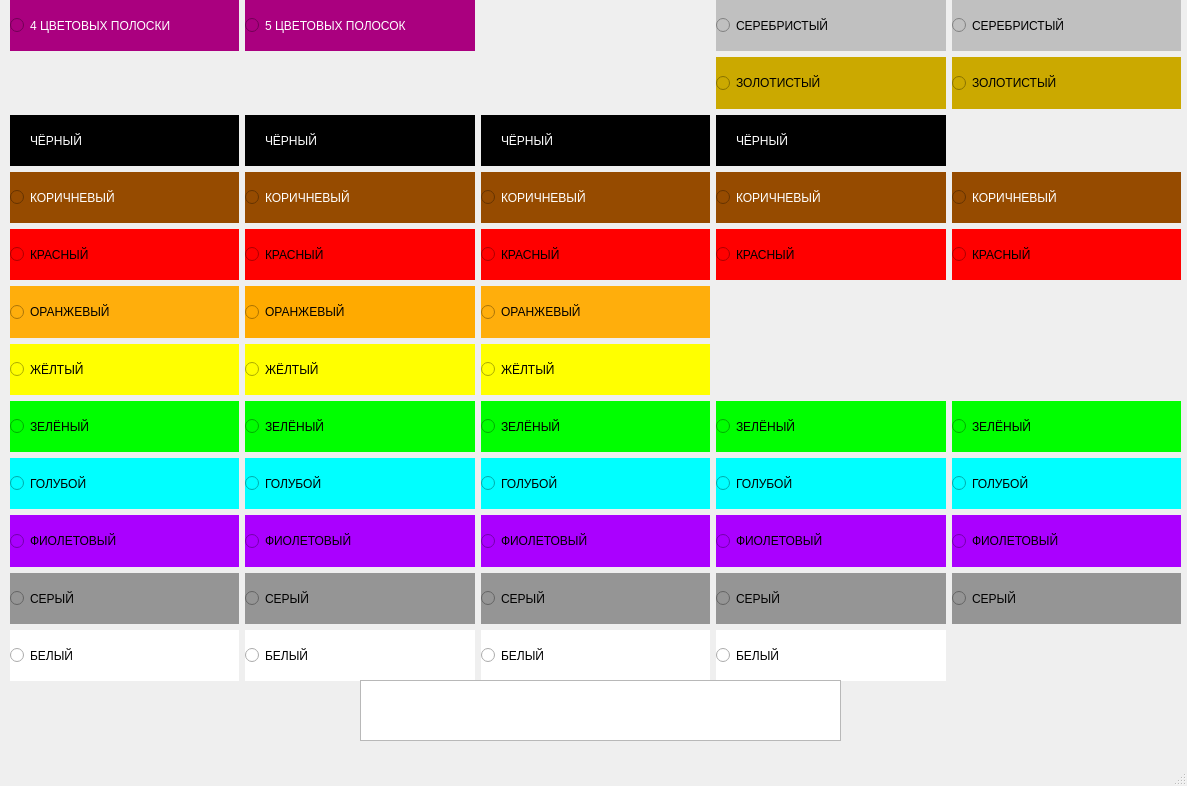
<?xml version="1.0" encoding="UTF-8"?>
<ui version="4.0">
 <class>MainWindow</class>
 <widget class="QMainWindow" name="MainWindow">
  <property name="geometry">
   <rect>
    <x>0</x>
    <y>0</y>
    <width>1187</width>
    <height>786</height>
   </rect>
  </property>
  <property name="windowTitle">
   <string>MainWindow</string>
  </property>
  <widget class="QWidget" name="centralwidget">
   <widget class="QWidget" name="gridLayoutWidget">
    <property name="geometry">
     <rect>
      <x>10</x>
      <y>0</y>
      <width>1171</width>
      <height>681</height>
     </rect>
    </property>
    <layout class="QGridLayout" name="gridLayout">
     <item row="6" column="0">
      <widget class="QRadioButton" name="radioButton_27">
       <property name="sizePolicy">
        <sizepolicy hsizetype="Expanding" vsizetype="Expanding">
         <horstretch>0</horstretch>
         <verstretch>0</verstretch>
        </sizepolicy>
       </property>
       <property name="styleSheet">
        <string notr="true">background-color: rgb(255, 0, 0);</string>
       </property>
       <property name="text">
        <string>КРАСНЫЙ</string>
       </property>
       <attribute name="buttonGroup">
        <string notr="true">buttonGroup</string>
       </attribute>
      </widget>
     </item>
     <item row="6" column="3">
      <widget class="QRadioButton" name="radioButton_25">
       <property name="sizePolicy">
        <sizepolicy hsizetype="Expanding" vsizetype="Expanding">
         <horstretch>0</horstretch>
         <verstretch>0</verstretch>
        </sizepolicy>
       </property>
       <property name="styleSheet">
        <string notr="true">background-color: rgb(255, 0, 0);</string>
       </property>
       <property name="text">
        <string>КРАСНЫЙ</string>
       </property>
       <attribute name="buttonGroup">
        <string notr="true">buttonGroup_4</string>
       </attribute>
      </widget>
     </item>
     <item row="5" column="4">
      <widget class="QRadioButton" name="radioButton_24">
       <property name="sizePolicy">
        <sizepolicy hsizetype="Expanding" vsizetype="Expanding">
         <horstretch>0</horstretch>
         <verstretch>0</verstretch>
        </sizepolicy>
       </property>
       <property name="styleSheet">
        <string notr="true">background-color: rgb(150, 75, 0);
color: rgb(255, 255, 255);</string>
       </property>
       <property name="text">
        <string>КОРИЧНЕВЫЙ</string>
       </property>
       <attribute name="buttonGroup">
        <string notr="true">buttonGroup_5</string>
       </attribute>
      </widget>
     </item>
     <item row="4" column="0">
      <widget class="QRadioButton" name="radioButton_16">
       <property name="sizePolicy">
        <sizepolicy hsizetype="Expanding" vsizetype="Expanding">
         <horstretch>0</horstretch>
         <verstretch>0</verstretch>
        </sizepolicy>
       </property>
       <property name="styleSheet">
        <string notr="true">background-color: rgb(0, 0, 0);
color: rgb(255, 255, 255);</string>
       </property>
       <property name="text">
        <string>ЧЁРНЫЙ</string>
       </property>
       <attribute name="buttonGroup">
        <string notr="true">buttonGroup</string>
       </attribute>
      </widget>
     </item>
     <item row="6" column="4">
      <widget class="QRadioButton" name="radioButton_26">
       <property name="sizePolicy">
        <sizepolicy hsizetype="Expanding" vsizetype="Expanding">
         <horstretch>0</horstretch>
         <verstretch>0</verstretch>
        </sizepolicy>
       </property>
       <property name="styleSheet">
        <string notr="true">background-color: rgb(255, 0, 0);</string>
       </property>
       <property name="text">
        <string>КРАСНЫЙ</string>
       </property>
       <attribute name="buttonGroup">
        <string notr="true">buttonGroup_5</string>
       </attribute>
      </widget>
     </item>
     <item row="4" column="3">
      <widget class="QRadioButton" name="radioButton_20">
       <property name="sizePolicy">
        <sizepolicy hsizetype="Expanding" vsizetype="Expanding">
         <horstretch>0</horstretch>
         <verstretch>0</verstretch>
        </sizepolicy>
       </property>
       <property name="styleSheet">
        <string notr="true">background-color: rgb(0, 0, 0);
color: rgb(255, 255, 255);</string>
       </property>
       <property name="text">
        <string>ЧЁРНЫЙ</string>
       </property>
       <attribute name="buttonGroup">
        <string notr="true">buttonGroup_4</string>
       </attribute>
      </widget>
     </item>
     <item row="4" column="2">
      <widget class="QRadioButton" name="radioButton_19">
       <property name="sizePolicy">
        <sizepolicy hsizetype="Expanding" vsizetype="Expanding">
         <horstretch>0</horstretch>
         <verstretch>0</verstretch>
        </sizepolicy>
       </property>
       <property name="styleSheet">
        <string notr="true">background-color: rgb(0, 0, 0);
color: rgb(255, 255, 255);</string>
       </property>
       <property name="text">
        <string>ЧЁРНЫЙ</string>
       </property>
       <attribute name="buttonGroup">
        <string notr="true">buttonGroup_3</string>
       </attribute>
      </widget>
     </item>
     <item row="3" column="4">
      <widget class="QRadioButton" name="radioButton_18">
       <property name="sizePolicy">
        <sizepolicy hsizetype="Expanding" vsizetype="Expanding">
         <horstretch>0</horstretch>
         <verstretch>0</verstretch>
        </sizepolicy>
       </property>
       <property name="styleSheet">
        <string notr="true">background-color: rgb(203, 169, 0);</string>
       </property>
       <property name="text">
        <string>ЗОЛОТИСТЫЙ</string>
       </property>
       <attribute name="buttonGroup">
        <string notr="true">buttonGroup_5</string>
       </attribute>
      </widget>
     </item>
     <item row="1" column="4">
      <widget class="QRadioButton" name="radioButton_17">
       <property name="sizePolicy">
        <sizepolicy hsizetype="Expanding" vsizetype="Expanding">
         <horstretch>0</horstretch>
         <verstretch>0</verstretch>
        </sizepolicy>
       </property>
       <property name="styleSheet">
        <string notr="true">background-color: rgb(192, 192, 192);</string>
       </property>
       <property name="text">
        <string>СЕРЕБРИСТЫЙ</string>
       </property>
       <attribute name="buttonGroup">
        <string notr="true">buttonGroup_5</string>
       </attribute>
      </widget>
     </item>
     <item row="12" column="3">
      <widget class="QRadioButton" name="radioButton_45">
       <property name="sizePolicy">
        <sizepolicy hsizetype="Expanding" vsizetype="Expanding">
         <horstretch>0</horstretch>
         <verstretch>0</verstretch>
        </sizepolicy>
       </property>
       <property name="styleSheet">
        <string notr="true">background-color: rgb(149, 149, 149);</string>
       </property>
       <property name="text">
        <string>СЕРЫЙ</string>
       </property>
       <attribute name="buttonGroup">
        <string notr="true">buttonGroup_4</string>
       </attribute>
      </widget>
     </item>
     <item row="12" column="4">
      <widget class="QRadioButton" name="radioButton_46">
       <property name="sizePolicy">
        <sizepolicy hsizetype="Expanding" vsizetype="Expanding">
         <horstretch>0</horstretch>
         <verstretch>0</verstretch>
        </sizepolicy>
       </property>
       <property name="styleSheet">
        <string notr="true">background-color: rgb(149, 149, 149);</string>
       </property>
       <property name="text">
        <string>СЕРЫЙ</string>
       </property>
       <attribute name="buttonGroup">
        <string notr="true">buttonGroup_5</string>
       </attribute>
      </widget>
     </item>
     <item row="5" column="3">
      <widget class="QRadioButton" name="radioButton_23">
       <property name="sizePolicy">
        <sizepolicy hsizetype="Expanding" vsizetype="Expanding">
         <horstretch>0</horstretch>
         <verstretch>0</verstretch>
        </sizepolicy>
       </property>
       <property name="styleSheet">
        <string notr="true">background-color: rgb(150, 75, 0);
color: rgb(255, 255, 255);</string>
       </property>
       <property name="text">
        <string>КОРИЧНЕВЫЙ</string>
       </property>
       <attribute name="buttonGroup">
        <string notr="true">buttonGroup_4</string>
       </attribute>
      </widget>
     </item>
     <item row="3" column="3">
      <widget class="QRadioButton" name="radioButton_4">
       <property name="sizePolicy">
        <sizepolicy hsizetype="Expanding" vsizetype="Expanding">
         <horstretch>0</horstretch>
         <verstretch>0</verstretch>
        </sizepolicy>
       </property>
       <property name="styleSheet">
        <string notr="true">background-color: rgb(203, 169, 0);</string>
       </property>
       <property name="text">
        <string>ЗОЛОТИСТЫЙ</string>
       </property>
       <attribute name="buttonGroup">
        <string notr="true">buttonGroup_4</string>
       </attribute>
      </widget>
     </item>
     <item row="5" column="2">
      <widget class="QRadioButton" name="radioButton_21">
       <property name="sizePolicy">
        <sizepolicy hsizetype="Expanding" vsizetype="Expanding">
         <horstretch>0</horstretch>
         <verstretch>0</verstretch>
        </sizepolicy>
       </property>
       <property name="styleSheet">
        <string notr="true">background-color: rgb(150, 75, 0);
color: rgb(255, 255, 255);</string>
       </property>
       <property name="text">
        <string>КОРИЧНЕВЫЙ</string>
       </property>
       <attribute name="buttonGroup">
        <string notr="true">buttonGroup_3</string>
       </attribute>
      </widget>
     </item>
     <item row="1" column="3">
      <widget class="QRadioButton" name="radioButton_3">
       <property name="sizePolicy">
        <sizepolicy hsizetype="Expanding" vsizetype="Expanding">
         <horstretch>0</horstretch>
         <verstretch>0</verstretch>
        </sizepolicy>
       </property>
       <property name="styleSheet">
        <string notr="true">background-color: rgb(192, 192, 192);</string>
       </property>
       <property name="text">
        <string>СЕРЕБРИСТЫЙ</string>
       </property>
       <attribute name="buttonGroup">
        <string notr="true">buttonGroup_4</string>
       </attribute>
      </widget>
     </item>
     <item row="10" column="3">
      <widget class="QRadioButton" name="radioButton_38">
       <property name="sizePolicy">
        <sizepolicy hsizetype="Expanding" vsizetype="Expanding">
         <horstretch>0</horstretch>
         <verstretch>0</verstretch>
        </sizepolicy>
       </property>
       <property name="styleSheet">
        <string notr="true">background-color: rgb(0, 255, 255);</string>
       </property>
       <property name="text">
        <string>ГОЛУБОЙ</string>
       </property>
       <attribute name="buttonGroup">
        <string notr="true">buttonGroup_4</string>
       </attribute>
      </widget>
     </item>
     <item row="12" column="2">
      <widget class="QRadioButton" name="radioButton_44">
       <property name="sizePolicy">
        <sizepolicy hsizetype="Expanding" vsizetype="Expanding">
         <horstretch>0</horstretch>
         <verstretch>0</verstretch>
        </sizepolicy>
       </property>
       <property name="styleSheet">
        <string notr="true">background-color: rgb(149, 149, 149);</string>
       </property>
       <property name="text">
        <string>СЕРЫЙ</string>
       </property>
       <attribute name="buttonGroup">
        <string notr="true">buttonGroup_3</string>
       </attribute>
      </widget>
     </item>
     <item row="11" column="1">
      <widget class="QRadioButton" name="radioButton_7">
       <property name="sizePolicy">
        <sizepolicy hsizetype="Expanding" vsizetype="Expanding">
         <horstretch>0</horstretch>
         <verstretch>0</verstretch>
        </sizepolicy>
       </property>
       <property name="styleSheet">
        <string notr="true">background-color: rgb(170, 0, 255);</string>
       </property>
       <property name="text">
        <string>ФИОЛЕТОВЫЙ</string>
       </property>
       <attribute name="buttonGroup">
        <string notr="true">buttonGroup_2</string>
       </attribute>
      </widget>
     </item>
     <item row="12" column="1">
      <widget class="QRadioButton" name="radioButton_8">
       <property name="sizePolicy">
        <sizepolicy hsizetype="Expanding" vsizetype="Expanding">
         <horstretch>0</horstretch>
         <verstretch>0</verstretch>
        </sizepolicy>
       </property>
       <property name="styleSheet">
        <string notr="true">background-color: rgb(149, 149, 149);</string>
       </property>
       <property name="text">
        <string>СЕРЫЙ</string>
       </property>
       <attribute name="buttonGroup">
        <string notr="true">buttonGroup_2</string>
       </attribute>
      </widget>
     </item>
     <item row="8" column="1">
      <widget class="QRadioButton" name="radioButton_10">
       <property name="sizePolicy">
        <sizepolicy hsizetype="Expanding" vsizetype="Expanding">
         <horstretch>0</horstretch>
         <verstretch>0</verstretch>
        </sizepolicy>
       </property>
       <property name="styleSheet">
        <string notr="true">background-color: rgb(255, 255, 0);</string>
       </property>
       <property name="text">
        <string>ЖЁЛТЫЙ</string>
       </property>
       <attribute name="buttonGroup">
        <string notr="true">buttonGroup_2</string>
       </attribute>
      </widget>
     </item>
     <item row="4" column="1">
      <widget class="QRadioButton" name="radioButton_11">
       <property name="sizePolicy">
        <sizepolicy hsizetype="Expanding" vsizetype="Expanding">
         <horstretch>0</horstretch>
         <verstretch>0</verstretch>
        </sizepolicy>
       </property>
       <property name="styleSheet">
        <string notr="true">background-color: rgb(0, 0, 0);
color: rgb(255, 255, 255);</string>
       </property>
       <property name="text">
        <string>ЧЁРНЫЙ</string>
       </property>
       <attribute name="buttonGroup">
        <string notr="true">buttonGroup_2</string>
       </attribute>
      </widget>
     </item>
     <item row="7" column="1">
      <widget class="QRadioButton" name="radioButton_12">
       <property name="sizePolicy">
        <sizepolicy hsizetype="Expanding" vsizetype="Expanding">
         <horstretch>0</horstretch>
         <verstretch>0</verstretch>
        </sizepolicy>
       </property>
       <property name="styleSheet">
        <string notr="true">background-color: rgb(255, 170, 0);</string>
       </property>
       <property name="text">
        <string>ОРАНЖЕВЫЙ</string>
       </property>
       <attribute name="buttonGroup">
        <string notr="true">buttonGroup_2</string>
       </attribute>
      </widget>
     </item>
     <item row="9" column="1">
      <widget class="QRadioButton" name="radioButton_6">
       <property name="sizePolicy">
        <sizepolicy hsizetype="Expanding" vsizetype="Expanding">
         <horstretch>0</horstretch>
         <verstretch>0</verstretch>
        </sizepolicy>
       </property>
       <property name="styleSheet">
        <string notr="true">background-color: rgb(0, 255, 0);</string>
       </property>
       <property name="text">
        <string>ЗЕЛЁНЫЙ</string>
       </property>
       <attribute name="buttonGroup">
        <string notr="true">buttonGroup_2</string>
       </attribute>
      </widget>
     </item>
     <item row="10" column="1">
      <widget class="QRadioButton" name="radioButton_9">
       <property name="sizePolicy">
        <sizepolicy hsizetype="Expanding" vsizetype="Expanding">
         <horstretch>0</horstretch>
         <verstretch>0</verstretch>
        </sizepolicy>
       </property>
       <property name="styleSheet">
        <string notr="true">background-color: rgb(0, 255, 255);</string>
       </property>
       <property name="text">
        <string>ГОЛУБОЙ</string>
       </property>
       <attribute name="buttonGroup">
        <string notr="true">buttonGroup_2</string>
       </attribute>
      </widget>
     </item>
     <item row="5" column="1">
      <widget class="QRadioButton" name="radioButton_14">
       <property name="sizePolicy">
        <sizepolicy hsizetype="Expanding" vsizetype="Expanding">
         <horstretch>0</horstretch>
         <verstretch>0</verstretch>
        </sizepolicy>
       </property>
       <property name="styleSheet">
        <string notr="true">background-color: rgb(150, 75, 0);
color: rgb(255, 255, 255);</string>
       </property>
       <property name="text">
        <string>КОРИЧНЕВЫЙ</string>
       </property>
       <attribute name="buttonGroup">
        <string notr="true">buttonGroup_2</string>
       </attribute>
      </widget>
     </item>
     <item row="6" column="1">
      <widget class="QRadioButton" name="radioButton_13">
       <property name="sizePolicy">
        <sizepolicy hsizetype="Expanding" vsizetype="Expanding">
         <horstretch>0</horstretch>
         <verstretch>0</verstretch>
        </sizepolicy>
       </property>
       <property name="styleSheet">
        <string notr="true">background-color: rgb(255, 0, 0);</string>
       </property>
       <property name="text">
        <string>КРАСНЫЙ</string>
       </property>
       <attribute name="buttonGroup">
        <string notr="true">buttonGroup_2</string>
       </attribute>
      </widget>
     </item>
     <item row="5" column="0">
      <widget class="QRadioButton" name="radioButton_15">
       <property name="sizePolicy">
        <sizepolicy hsizetype="Expanding" vsizetype="Expanding">
         <horstretch>0</horstretch>
         <verstretch>0</verstretch>
        </sizepolicy>
       </property>
       <property name="styleSheet">
        <string notr="true">background-color: rgb(150, 75, 0);
color: rgb(255, 255, 255);</string>
       </property>
       <property name="text">
        <string>КОРИЧНЕВЫЙ</string>
       </property>
       <attribute name="buttonGroup">
        <string notr="true">buttonGroup</string>
       </attribute>
      </widget>
     </item>
     <item row="10" column="4">
      <widget class="QRadioButton" name="radioButton_39">
       <property name="sizePolicy">
        <sizepolicy hsizetype="Expanding" vsizetype="Expanding">
         <horstretch>0</horstretch>
         <verstretch>0</verstretch>
        </sizepolicy>
       </property>
       <property name="styleSheet">
        <string notr="true">background-color: rgb(0, 255, 255);</string>
       </property>
       <property name="text">
        <string>ГОЛУБОЙ</string>
       </property>
       <attribute name="buttonGroup">
        <string notr="true">buttonGroup_5</string>
       </attribute>
      </widget>
     </item>
     <item row="11" column="2">
      <widget class="QRadioButton" name="radioButton_40">
       <property name="sizePolicy">
        <sizepolicy hsizetype="Expanding" vsizetype="Expanding">
         <horstretch>0</horstretch>
         <verstretch>0</verstretch>
        </sizepolicy>
       </property>
       <property name="styleSheet">
        <string notr="true">background-color: rgb(170, 0, 255);</string>
       </property>
       <property name="text">
        <string>ФИОЛЕТОВЫЙ</string>
       </property>
       <attribute name="buttonGroup">
        <string notr="true">buttonGroup_3</string>
       </attribute>
      </widget>
     </item>
     <item row="10" column="0">
      <widget class="QRadioButton" name="radioButton_37">
       <property name="sizePolicy">
        <sizepolicy hsizetype="Expanding" vsizetype="Expanding">
         <horstretch>0</horstretch>
         <verstretch>0</verstretch>
        </sizepolicy>
       </property>
       <property name="styleSheet">
        <string notr="true">background-color: rgb(0, 255, 255);</string>
       </property>
       <property name="text">
        <string>ГОЛУБОЙ</string>
       </property>
       <attribute name="buttonGroup">
        <string notr="true">buttonGroup</string>
       </attribute>
      </widget>
     </item>
     <item row="13" column="2">
      <widget class="QRadioButton" name="radioButton_5">
       <property name="sizePolicy">
        <sizepolicy hsizetype="Expanding" vsizetype="Expanding">
         <horstretch>0</horstretch>
         <verstretch>0</verstretch>
        </sizepolicy>
       </property>
       <property name="styleSheet">
        <string notr="true">background-color: rgb(255, 255, 255);</string>
       </property>
       <property name="text">
        <string>БЕЛЫЙ</string>
       </property>
       <attribute name="buttonGroup">
        <string notr="true">buttonGroup_3</string>
       </attribute>
      </widget>
     </item>
     <item row="11" column="3">
      <widget class="QRadioButton" name="radioButton_41">
       <property name="sizePolicy">
        <sizepolicy hsizetype="Expanding" vsizetype="Expanding">
         <horstretch>0</horstretch>
         <verstretch>0</verstretch>
        </sizepolicy>
       </property>
       <property name="styleSheet">
        <string notr="true">background-color: rgb(170, 0, 255);</string>
       </property>
       <property name="text">
        <string>ФИОЛЕТОВЫЙ</string>
       </property>
       <attribute name="buttonGroup">
        <string notr="true">buttonGroup_4</string>
       </attribute>
      </widget>
     </item>
     <item row="6" column="2">
      <widget class="QRadioButton" name="radioButton_28">
       <property name="sizePolicy">
        <sizepolicy hsizetype="Expanding" vsizetype="Expanding">
         <horstretch>0</horstretch>
         <verstretch>0</verstretch>
        </sizepolicy>
       </property>
       <property name="styleSheet">
        <string notr="true">background-color: rgb(255, 0, 0);</string>
       </property>
       <property name="text">
        <string>КРАСНЫЙ</string>
       </property>
       <attribute name="buttonGroup">
        <string notr="true">buttonGroup_3</string>
       </attribute>
      </widget>
     </item>
     <item row="13" column="0">
      <widget class="QRadioButton" name="radioButton">
       <property name="sizePolicy">
        <sizepolicy hsizetype="Expanding" vsizetype="Expanding">
         <horstretch>0</horstretch>
         <verstretch>0</verstretch>
        </sizepolicy>
       </property>
       <property name="styleSheet">
        <string notr="true">background-color: rgb(255, 255, 255);</string>
       </property>
       <property name="text">
        <string>БЕЛЫЙ</string>
       </property>
       <attribute name="buttonGroup">
        <string notr="true">buttonGroup</string>
       </attribute>
      </widget>
     </item>
     <item row="12" column="0">
      <widget class="QRadioButton" name="radioButton_47">
       <property name="sizePolicy">
        <sizepolicy hsizetype="Expanding" vsizetype="Expanding">
         <horstretch>0</horstretch>
         <verstretch>0</verstretch>
        </sizepolicy>
       </property>
       <property name="styleSheet">
        <string notr="true">background-color: rgb(149, 149, 149);</string>
       </property>
       <property name="text">
        <string>СЕРЫЙ</string>
       </property>
       <attribute name="buttonGroup">
        <string notr="true">buttonGroup</string>
       </attribute>
      </widget>
     </item>
     <item row="13" column="3">
      <widget class="QRadioButton" name="radioButton_48">
       <property name="sizePolicy">
        <sizepolicy hsizetype="Expanding" vsizetype="Expanding">
         <horstretch>0</horstretch>
         <verstretch>0</verstretch>
        </sizepolicy>
       </property>
       <property name="styleSheet">
        <string notr="true">background-color: rgb(255, 255, 255);</string>
       </property>
       <property name="text">
        <string>БЕЛЫЙ</string>
       </property>
       <attribute name="buttonGroup">
        <string notr="true">buttonGroup_4</string>
       </attribute>
      </widget>
     </item>
     <item row="7" column="2">
      <widget class="QRadioButton" name="radioButton_29">
       <property name="sizePolicy">
        <sizepolicy hsizetype="Expanding" vsizetype="Expanding">
         <horstretch>0</horstretch>
         <verstretch>0</verstretch>
        </sizepolicy>
       </property>
       <property name="styleSheet">
        <string notr="true">background-color: rgb(255, 174, 12);</string>
       </property>
       <property name="text">
        <string>ОРАНЖЕВЫЙ</string>
       </property>
       <attribute name="buttonGroup">
        <string notr="true">buttonGroup_3</string>
       </attribute>
      </widget>
     </item>
     <item row="7" column="0">
      <widget class="QRadioButton" name="radioButton_30">
       <property name="sizePolicy">
        <sizepolicy hsizetype="Expanding" vsizetype="Expanding">
         <horstretch>0</horstretch>
         <verstretch>0</verstretch>
        </sizepolicy>
       </property>
       <property name="styleSheet">
        <string notr="true">background-color: rgb(255, 174, 12);</string>
       </property>
       <property name="text">
        <string>ОРАНЖЕВЫЙ</string>
       </property>
       <attribute name="buttonGroup">
        <string notr="true">buttonGroup</string>
       </attribute>
      </widget>
     </item>
     <item row="8" column="2">
      <widget class="QRadioButton" name="radioButton_31">
       <property name="sizePolicy">
        <sizepolicy hsizetype="Expanding" vsizetype="Expanding">
         <horstretch>0</horstretch>
         <verstretch>0</verstretch>
        </sizepolicy>
       </property>
       <property name="styleSheet">
        <string notr="true">background-color: rgb(255, 255, 0);</string>
       </property>
       <property name="text">
        <string>ЖЁЛТЫЙ</string>
       </property>
       <attribute name="buttonGroup">
        <string notr="true">buttonGroup_3</string>
       </attribute>
      </widget>
     </item>
     <item row="11" column="0">
      <widget class="QRadioButton" name="radioButton_43">
       <property name="sizePolicy">
        <sizepolicy hsizetype="Expanding" vsizetype="Expanding">
         <horstretch>0</horstretch>
         <verstretch>0</verstretch>
        </sizepolicy>
       </property>
       <property name="styleSheet">
        <string notr="true">background-color: rgb(170, 0, 255);</string>
       </property>
       <property name="text">
        <string>ФИОЛЕТОВЫЙ</string>
       </property>
       <attribute name="buttonGroup">
        <string notr="true">buttonGroup</string>
       </attribute>
      </widget>
     </item>
     <item row="11" column="4">
      <widget class="QRadioButton" name="radioButton_42">
       <property name="sizePolicy">
        <sizepolicy hsizetype="Expanding" vsizetype="Expanding">
         <horstretch>0</horstretch>
         <verstretch>0</verstretch>
        </sizepolicy>
       </property>
       <property name="styleSheet">
        <string notr="true">background-color: rgb(170, 0, 255);</string>
       </property>
       <property name="text">
        <string>ФИОЛЕТОВЫЙ</string>
       </property>
       <attribute name="buttonGroup">
        <string notr="true">buttonGroup_5</string>
       </attribute>
      </widget>
     </item>
     <item row="8" column="0">
      <widget class="QRadioButton" name="radioButton_32">
       <property name="sizePolicy">
        <sizepolicy hsizetype="Expanding" vsizetype="Expanding">
         <horstretch>0</horstretch>
         <verstretch>0</verstretch>
        </sizepolicy>
       </property>
       <property name="styleSheet">
        <string notr="true">background-color: rgb(255, 255, 0);</string>
       </property>
       <property name="text">
        <string>ЖЁЛТЫЙ</string>
       </property>
       <attribute name="buttonGroup">
        <string notr="true">buttonGroup</string>
       </attribute>
      </widget>
     </item>
     <item row="9" column="2">
      <widget class="QRadioButton" name="radioButton_22">
       <property name="sizePolicy">
        <sizepolicy hsizetype="Expanding" vsizetype="Expanding">
         <horstretch>0</horstretch>
         <verstretch>0</verstretch>
        </sizepolicy>
       </property>
       <property name="styleSheet">
        <string notr="true">background-color: rgb(0, 255, 0);</string>
       </property>
       <property name="text">
        <string>ЗЕЛЁНЫЙ</string>
       </property>
       <attribute name="buttonGroup">
        <string notr="true">buttonGroup_3</string>
       </attribute>
      </widget>
     </item>
     <item row="9" column="3">
      <widget class="QRadioButton" name="radioButton_34">
       <property name="sizePolicy">
        <sizepolicy hsizetype="Expanding" vsizetype="Expanding">
         <horstretch>0</horstretch>
         <verstretch>0</verstretch>
        </sizepolicy>
       </property>
       <property name="styleSheet">
        <string notr="true">background-color: rgb(0, 255, 0);</string>
       </property>
       <property name="text">
        <string>ЗЕЛЁНЫЙ</string>
       </property>
       <attribute name="buttonGroup">
        <string notr="true">buttonGroup_4</string>
       </attribute>
      </widget>
     </item>
     <item row="9" column="0">
      <widget class="QRadioButton" name="radioButton_33">
       <property name="sizePolicy">
        <sizepolicy hsizetype="Expanding" vsizetype="Expanding">
         <horstretch>0</horstretch>
         <verstretch>0</verstretch>
        </sizepolicy>
       </property>
       <property name="styleSheet">
        <string notr="true">background-color: rgb(0, 255, 0);</string>
       </property>
       <property name="text">
        <string>ЗЕЛЁНЫЙ</string>
       </property>
       <attribute name="buttonGroup">
        <string notr="true">buttonGroup</string>
       </attribute>
      </widget>
     </item>
     <item row="9" column="4">
      <widget class="QRadioButton" name="radioButton_35">
       <property name="sizePolicy">
        <sizepolicy hsizetype="Expanding" vsizetype="Expanding">
         <horstretch>0</horstretch>
         <verstretch>0</verstretch>
        </sizepolicy>
       </property>
       <property name="styleSheet">
        <string notr="true">background-color: rgb(0, 255, 0);</string>
       </property>
       <property name="text">
        <string>ЗЕЛЁНЫЙ</string>
       </property>
       <attribute name="buttonGroup">
        <string notr="true">buttonGroup_5</string>
       </attribute>
      </widget>
     </item>
     <item row="13" column="1">
      <widget class="QRadioButton" name="radioButton_2">
       <property name="sizePolicy">
        <sizepolicy hsizetype="Expanding" vsizetype="Expanding">
         <horstretch>0</horstretch>
         <verstretch>0</verstretch>
        </sizepolicy>
       </property>
       <property name="styleSheet">
        <string notr="true">background-color: rgb(255, 255, 255);</string>
       </property>
       <property name="text">
        <string>БЕЛЫЙ</string>
       </property>
      </widget>
     </item>
     <item row="10" column="2">
      <widget class="QRadioButton" name="radioButton_36">
       <property name="sizePolicy">
        <sizepolicy hsizetype="Expanding" vsizetype="Expanding">
         <horstretch>0</horstretch>
         <verstretch>0</verstretch>
        </sizepolicy>
       </property>
       <property name="styleSheet">
        <string notr="true">background-color: rgb(0, 255, 255);</string>
       </property>
       <property name="text">
        <string>ГОЛУБОЙ</string>
       </property>
       <attribute name="buttonGroup">
        <string notr="true">buttonGroup_3</string>
       </attribute>
      </widget>
     </item>
     <item row="1" column="0">
      <widget class="QRadioButton" name="radioButton_49">
       <property name="sizePolicy">
        <sizepolicy hsizetype="Expanding" vsizetype="Expanding">
         <horstretch>0</horstretch>
         <verstretch>0</verstretch>
        </sizepolicy>
       </property>
       <property name="styleSheet">
        <string notr="true">background-color: rgb(170, 0, 127);
color: rgb(255, 255, 255);</string>
       </property>
       <property name="text">
        <string>4 ЦВЕТОВЫХ ПОЛОСКИ</string>
       </property>
       <attribute name="buttonGroup">
        <string notr="true">buttonGroup_6</string>
       </attribute>
      </widget>
     </item>
     <item row="1" column="1">
      <widget class="QRadioButton" name="radioButton_50">
       <property name="sizePolicy">
        <sizepolicy hsizetype="Expanding" vsizetype="Expanding">
         <horstretch>0</horstretch>
         <verstretch>0</verstretch>
        </sizepolicy>
       </property>
       <property name="styleSheet">
        <string notr="true">background-color: rgb(170, 0, 127);
color: rgb(255, 255, 255);</string>
       </property>
       <property name="text">
        <string>5 ЦВЕТОВЫХ ПОЛОСОК</string>
       </property>
       <attribute name="buttonGroup">
        <string notr="true">buttonGroup_6</string>
       </attribute>
      </widget>
     </item>
    </layout>
   </widget>
   <widget class="QTextEdit" name="textEdit">
    <property name="geometry">
     <rect>
      <x>360</x>
      <y>680</y>
      <width>481</width>
      <height>61</height>
     </rect>
    </property>
    <property name="readOnly">
     <bool>true</bool>
    </property>
   </widget>
  </widget>
  <widget class="QMenuBar" name="menubar">
   <property name="geometry">
    <rect>
     <x>0</x>
     <y>0</y>
     <width>1187</width>
     <height>21</height>
    </rect>
   </property>
  </widget>
  <widget class="QStatusBar" name="statusbar"/>
 </widget>
 <resources/>
 <connections/>
 <buttongroups>
  <buttongroup name="buttonGroup_2"/>
  <buttongroup name="buttonGroup_5"/>
  <buttongroup name="buttonGroup_6"/>
  <buttongroup name="buttonGroup_3"/>
  <buttongroup name="buttonGroup_4"/>
  <buttongroup name="buttonGroup"/>
 </buttongroups>
</ui>
